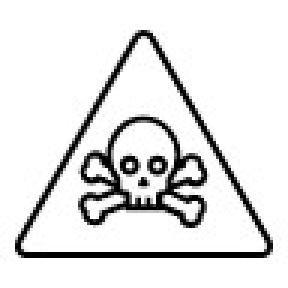
%> input picture danger.jpg, 96 x 96 px (shown 3 times larger)
$ octave main.m   (GNU Octave 9; MATLAB toolbox functions it lacks are replaced by stand-ins)
%> lines starting %> are read from the running program, lines starting %| are printed output that depends on the picture
### parameters.m
close all

danger_y1 = 0.15;
danger_y2 = 0.25;

%time parameters
h = 0.01; % time step
t0 = 0.0; %initial time
T = 4; % final time

%==================================
%tuning parameters
s2 = 0.01; %s^2
eta = 0.1 %lagrange multiplier
a = 1; %R=a.I
b = 0.1; %V=b.||x(t)||^2
e = 1;
lambda = 0.1 %cost of adversary's control input also the PDE linearization constant for the adversary's problem
%==================================

G_u = [0 0; 0 0; 1 0; 0 1];

x0 = [-0.5; 0.1; 0; 0]; %initial position
runs = 10000; %MC runs
traj_num = 100; %number of trajectories to plot
%==========================================================================
alpha = a*s2; %PDE linearization constant for the agent's problem
k1 = -e/T;
k2 = k1;
k3 = k1;

s = sqrt(s2); %Sigma=s.I

figure (2)
hold on;
set(gca, 'FontName', 'Arial', 'FontSize', 18)
% xlabel('$p_x$', 'Interpreter','latex', 'FontSize', 30); ylabel('$p_y$', 'Interpreter','latex','FontSize', 30);
% xticks(xP:0.1:xQ)
% yticks(yP:0.1:yQ)
set(gca,'LineWidth',1)
ax = gca;
ax.LineWidth = 1;
ax.Color = 'w';
axis equal;
xP = x0(1)-0.08;
xQ = 0.05;
yP = -0.05;
yQ = 0.25;

xlim([xP, xQ]);
ylim([yP, yQ]);

set(gca,'XColor', 'none','YColor','none')

rectangle('Position',[xP yP xQ-xP yQ-yP], 'FaceColor', 'w', 'EdgeColor', 'k', 'LineWidth',1.5); %outer rectangle

I = imread('danger.jpg');
%> I is the input picture: size 96x96x3 uint8; min 0, max 255, mean 226.7
image([-0.05 0.05], [(danger_y1 + danger_y2)/2 + 0.05 (danger_y1 + danger_y2)/2 - 0.05], I);

I = imread('car.jpg');
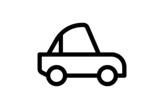
%> input picture car.jpg, 164 x 109 px
%> I is the input picture: size 109x164x3 uint8; min 0, max 255, mean 233
image([x0(1)-0.07 x0(1)+0.07], [x0(2)+0.05 x0(2)-0.05], I);

I = imread('goal.jpg');
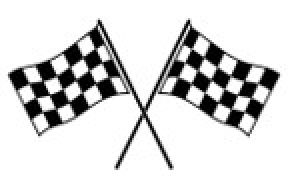
%> input picture goal.jpg, 144 x 96 px (shown 2 times larger)
%> I is the input picture: size 96x144x3 uint8; min 0, max 255, mean 214.4
image([-0.06 0.06], [0.05 -0.05], I);

### main.m
clearvars
close all
run('parameters.m')

seed = 1234;
rng( seed ); % Reset the CPU random number generator.
gpurng( seed ); % Reset the GPU random number generator.
%> (this line was passed over: gpurng is not available in this run)

fail_cnt = 0; %number of trajectories failed

for traj_itr = 1:traj_num
        traj_itr

    X = []; %to store all positions of this trajectory
    X = [X, x0]; %stack the initial position

    xt = x0; %start the state from the given initial position
    % dynamics model is unicycle model
    f_xt = [k1*xt(1) + xt(3)*cos(xt(4)); k1*xt(2) + xt(3)*sin(xt(4)); k2*xt(3); k3*xt(4)]; %initial f_xt
    safe_flag_traj = 1;

    is_fail_traj_counted = 0;

    for t = t0:h:T-h % this loop is to find u(t), theta(t), and x(t) at each time step t => x(t+h) = x(t) + f(x(t)).h + G_u.u(t).h + Sigma*(theta(t).h + dw)
        % Note that process noises are only applied to the last two states,
        % which are directly actuated
%> (the run ends here)
